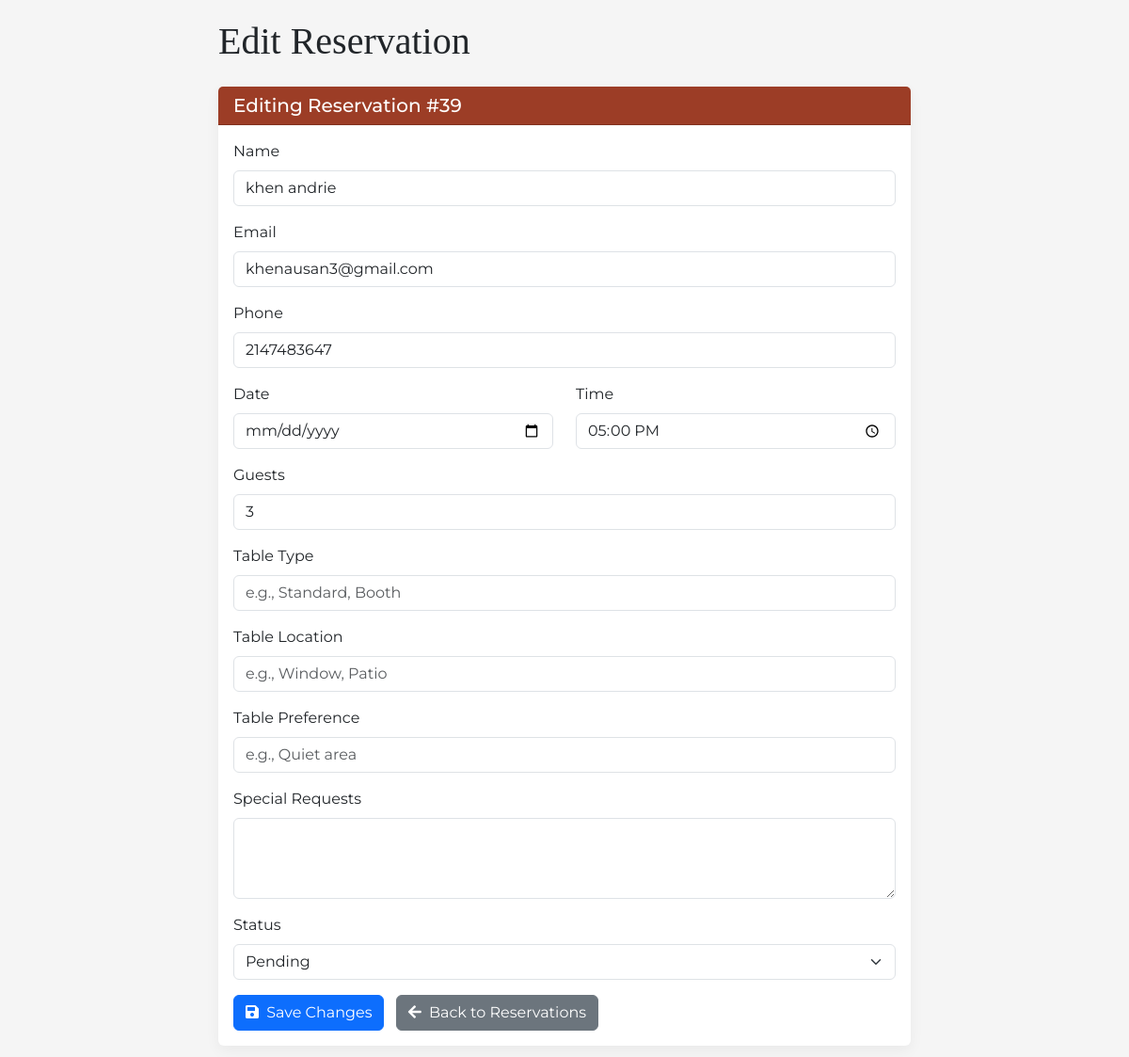
Screenshot of /edit_reservation.php?id=39 (signed in) with the database file from the repository.
### tables this page shows
CREATE TABLE `table_booking` (
  `id` int(80) NOT NULL,
  `table_type` varchar(30) NOT NULL,
  `name` varchar(30) NOT NULL,
  `email` varchar(30) NOT NULL,
  `phone` int(30) NOT NULL,
  `date` int(30) NOT NULL,
  `people_count` varchar(30) NOT NULL,
  `table_location` varchar(30) NOT NULL,
  `table_preference` varchar(30) DEFAULT NULL,
  `special_requests_text` varchar(30) DEFAULT NULL,
  `time` varchar(30) NOT NULL,
  `status` varchar(30) NOT NULL,
  `created_at` varchar(30) DEFAULT NULL,
  `physical_table_id` int(20) DEFAULT NULL
);

### edit_reservation.php (the view, shortened to what this page needs)
<?php
require_once 'config.php';
$reservation = null;
$reservation_id = null;
$errors = [];
if ($_SERVER["REQUEST_METHOD"] == "GET" || (!empty($errors) && $_SERVER["REQUEST_METHOD"] == "POST")) {
    if ($reservation_id === null) {
        $reservation_id = filter_input(INPUT_GET, 'id', FILTER_SANITIZE_NUMBER_INT);
    }
    if ($reservation_id) {
        if ($reservation === null || $_SERVER["REQUEST_METHOD"] == "GET") {
            $sql = "SELECT id, table_type, name, email, phone, date, people_count, table_location, table_preference, special_requests_text, time, status, created_at FROM table_booking WHERE id = ?";
            $stmt = $conn->prepare($sql);
            if ($stmt) {
                $stmt->bind_param("i", $reservation_id);
                $stmt->execute();
                $result = $stmt->get_result();
                if ($result->num_rows === 1) {
                    $reservation = $result->fetch_assoc();
                     if (empty($errors) || $_SERVER["REQUEST_METHOD"] == "GET") {
                         $name = $reservation['name'];
                         $email = $reservation['email'];
                         $phone = $reservation['phone'];
                         $date = $reservation['date'];
                         $time = $reservation['time'];
                         $people_count = $reservation['people_count'];
                         $table_type = $reservation['table_type'];
                         $table_location = $reservation['table_location'];
                         $table_preference = $reservation['table_preference'];
                         $special_requests_text = $reservation['special_requests_text'];
                         $status = $reservation['status'];
                     }
                } else {
                    $errors[] = 'Reservation not found.';
                    $reservation = null;
                }
            } else {
                $errors[] = 'Database error preparing select statement: ' . $conn->error;
                 $reservation = null;
            }
        }
    } else {
        $errors[] = 'No reservation ID specified for editing.';
         $reservation = null;
    }
}
?>
<!DOCTYPE html>
<html lang="en">
<head>
    <link href="assets/css/bootstrap.min.css" rel="stylesheet" />
    <link rel="stylesheet" href="https://cdnjs.cloudflare.com/ajax/libs/font-awesome/5.15.3/css/all.min.css">
</head>
<body>
    <div class="container">
        <div class="row justify-content-center">
            <div class="col-md-8">
                <h1 class="admin-title mb-4">Edit Reservation</h1>
                <?php if ($reservation || (!empty($errors) && $_SERVER["REQUEST_METHOD"] == "POST")):  ?>
                     <?php if ($reservation_id):  ?>
                         <div class="card">
                             <div class="card-header admin-header">
                                 <h5 class="mb-0">Editing Reservation #<?php echo htmlspecialchars($reservation_id); ?></h5>
                             </div>
                             <div class="card-body">
                                 <form action="edit_reservation.php?id=<?php echo htmlspecialchars($reservation_id); ?>" method="post">
                                     <div class="mb-3">
                                         <label for="name" class="form-label">Name</label>
                                         <input type="text" class="form-control" id="name" name="name" value="<?php echo htmlspecialchars($name ?? ''); ?>" required>
                                     </div>
                                     <div class="mb-3">
                                         <label for="email" class="form-label">Email</label>
                                         <input type="email" class="form-control" id="email" name="email" value="<?php echo htmlspecialchars($email ?? ''); ?>" required>
                                     </div>
                                     <div class="mb-3">
                                         <label for="phone" class="form-label">Phone</label>
                                         <input type="text" class="form-control" id="phone" name="phone" value="<?php echo htmlspecialchars($phone ?? ''); ?>" required>
                                     </div>
                                     <div class="row">
                                          <div class="col-md-6 mb-3">
                                              <label for="date" class="form-label">Date</label>
                                              <input type="date" class="form-control" id="date" name="date" value="<?php echo htmlspecialchars($date ?? ''); ?>" required>
                                          </div>
                                           <div class="col-md-6 mb-3">
                                              <label for="time" class="form-label">Time</label>
                                              <input type="time" class="form-control" id="time" name="time" value="<?php echo htmlspecialchars($time ?? ''); ?>" required>
                                          </div>
                                     </div>
                                      <div class="mb-3">
                                         <label for="people_count" class="form-label">Guests</label>
                                         <input type="number" class="form-control" id="people_count" name="people_count" value="<?php echo htmlspecialchars($people_count ?? ''); ?>" required min="1">
                                      </div>
                                      <div class="mb-3">
                                          <label for="table_type" class="form-label">Table Type</label>
                                           <input type="text" class="form-control" id="table_type" name="table_type" value="<?php echo htmlspecialchars($table_type ?? ''); ?>" placeholder="e.g., Standard, Booth">
                                      </div>
                                      <div class="mb-3">
                                          <label for="table_location" class="form-label">Table Location</label>
                                           <input type="text" class="form-control" id="table_location" name="table_location" value="<?php echo htmlspecialchars($table_location ?? ''); ?>" placeholder="e.g., Window, Patio">
                                      </div>
                                      <div class="mb-3">
                                          <label for="table_preference" class="form-label">Table Preference</label>
                                           <input type="text" class="form-control" id="table_preference" name="table_preference" value="<?php echo htmlspecialchars($table_preference ?? ''); ?>" placeholder="e.g., Quiet area">
                                      </div>
                                      <div class="mb-3">
                                          <label for="special_requests_text" class="form-label">Special Requests</label>
                                          <textarea class="form-control" id="special_requests_text" name="special_requests_text" rows="3"><?php echo htmlspecialchars($special_requests_text ?? ''); ?></textarea>
                                      </div>
                                     <div class="mb-3">
                                         <label for="status" class="form-label">Status</label>
                                         <select class="form-select" id="status" name="status" required>
                                             <option value="pending" <?php echo ((isset($status) && $status === 'pending') || (!isset($status) && isset($reservation) && $reservation['status'] === 'pending')) ? 'selected' : ''; ?>>Pending</option>
                                         </select>
                                     </div>
                                     <button type="submit" class="btn btn-primary me-2"><i class="fas fa-save me-1"></i> Save Changes</button>
                                     <a href="admin.php?page=reservations" class="btn btn-secondary"><i class="fas fa-arrow-left me-1"></i> Back to Reservations</a>
                                 </form>
                             </div>
                         </div>
                      <?php endif; ?>
                <?php endif; ?>
            </div>
        </div>
    </div>
</body>
</html>

### edit_reservation.php (style rules this page uses)
body { font-family: 'Montserrat', sans-serif; background-color: #f5f5f5; padding-top: 20px; padding-bottom: 20px; }
.admin-title { font-family: 'Playfair Display', serif; }
.card { border: none; box-shadow: 0 5px 15px rgba(0, 0, 0, 0.05); }
.admin-header { background-color: #9c3d26; color: white; }

### rows the page displays
table_booking: name "khen andrie", email "khenausan3@gmail.com", phone "2147483647", time "17:00", people_count "3", status "Pending"

### other values shown
$reservation_id "39"
